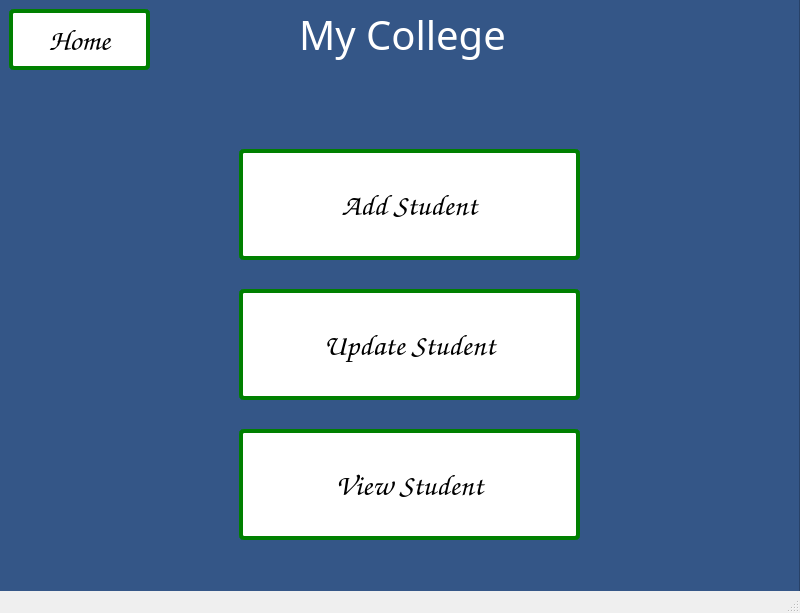
<?xml version="1.0" encoding="UTF-8"?>
<ui version="4.0">
 <class>MainWindow</class>
 <widget class="QMainWindow" name="MainWindow">
  <property name="geometry">
   <rect>
    <x>0</x>
    <y>0</y>
    <width>800</width>
    <height>613</height>
   </rect>
  </property>
  <property name="windowTitle">
   <string>MainWindow</string>
  </property>
  <widget class="QWidget" name="centralwidget">
   <widget class="QWidget" name="gridLayoutWidget">
    <property name="geometry">
     <rect>
      <x>-1</x>
      <y>-1</y>
      <width>801</width>
      <height>601</height>
     </rect>
    </property>
    <layout class="QGridLayout" name="gridLayout">
     <item row="0" column="0">
      <widget class="QFrame" name="frame">
       <property name="styleSheet">
        <string notr="true">
background-color: #345687;
</string>
       </property>
       <property name="frameShape">
        <enum>QFrame::StyledPanel</enum>
       </property>
       <property name="frameShadow">
        <enum>QFrame::Raised</enum>
       </property>
       <widget class="QLabel" name="label_4">
        <property name="geometry">
         <rect>
          <x>300</x>
          <y>10</y>
          <width>211</width>
          <height>51</height>
         </rect>
        </property>
        <property name="font">
         <font>
          <family>Papyrus</family>
          <pointsize>-1</pointsize>
         </font>
        </property>
        <property name="styleSheet">
         <string notr="true">font-size: 40px;
color: white;</string>
        </property>
        <property name="text">
         <string>My College</string>
        </property>
       </widget>
       <widget class="QPushButton" name="studentLandingPageAddStudentButton">
        <property name="geometry">
         <rect>
          <x>240</x>
          <y>150</y>
          <width>341</width>
          <height>111</height>
         </rect>
        </property>
        <property name="font">
         <font>
          <family>Comic Sans MS</family>
          <pointsize>-1</pointsize>
          <underline>false</underline>
          <strikeout>false</strikeout>
         </font>
        </property>
        <property name="styleSheet">
         <string notr="true">background-color: white;
display: inline-block;
      padding: 10px 20px;
      font-size: 30px;
      text-align: center;
      text-decoration: none;
      cursor: pointer;
      border-radius: 5px;
      transition: background-color 0.3s ease;
 border: 4px solid green;</string>
        </property>
        <property name="text">
         <string>Add Student</string>
        </property>
       </widget>
       <widget class="QPushButton" name="studentLandingPageUpdateStudent">
        <property name="geometry">
         <rect>
          <x>240</x>
          <y>290</y>
          <width>341</width>
          <height>111</height>
         </rect>
        </property>
        <property name="font">
         <font>
          <family>Comic Sans MS</family>
          <pointsize>-1</pointsize>
          <underline>false</underline>
          <strikeout>false</strikeout>
         </font>
        </property>
        <property name="styleSheet">
         <string notr="true">background-color: white;
display: inline-block;
      padding: 10px 20px;
      font-size: 30px;
      text-align: center;
      text-decoration: none;
      cursor: pointer;
      border-radius: 5px;
      transition: background-color 0.3s ease;
 border: 4px solid green;</string>
        </property>
        <property name="text">
         <string>Update Student</string>
        </property>
       </widget>
       <widget class="QPushButton" name="studentLandingPageViewStudentButton">
        <property name="geometry">
         <rect>
          <x>240</x>
          <y>430</y>
          <width>341</width>
          <height>111</height>
         </rect>
        </property>
        <property name="font">
         <font>
          <family>Comic Sans MS</family>
          <pointsize>-1</pointsize>
          <underline>false</underline>
          <strikeout>false</strikeout>
         </font>
        </property>
        <property name="styleSheet">
         <string notr="true">background-color: white;
display: inline-block;
      padding: 10px 20px;
      font-size: 30px;
      text-align: center;
      text-decoration: none;
      cursor: pointer;
      border-radius: 5px;
      transition: background-color 0.3s ease;
 border: 4px solid green;</string>
        </property>
        <property name="text">
         <string>View Student</string>
        </property>
       </widget>
       <widget class="QPushButton" name="studentLandingPageHomeButton">
        <property name="geometry">
         <rect>
          <x>10</x>
          <y>10</y>
          <width>141</width>
          <height>61</height>
         </rect>
        </property>
        <property name="font">
         <font>
          <family>Comic Sans MS</family>
          <pointsize>-1</pointsize>
          <underline>false</underline>
          <strikeout>false</strikeout>
         </font>
        </property>
        <property name="styleSheet">
         <string notr="true">background-color: white;
display: inline-block;
      padding: 10px 20px;
      font-size: 30px;
      text-align: center;
      text-decoration: none;
      cursor: pointer;
      border-radius: 5px;
      transition: background-color 0.3s ease;
 border: 4px solid green;</string>
        </property>
        <property name="text">
         <string>Home</string>
        </property>
       </widget>
      </widget>
     </item>
    </layout>
   </widget>
  </widget>
  <widget class="QStatusBar" name="statusbar"/>
 </widget>
 <resources/>
 <connections/>
</ui>
